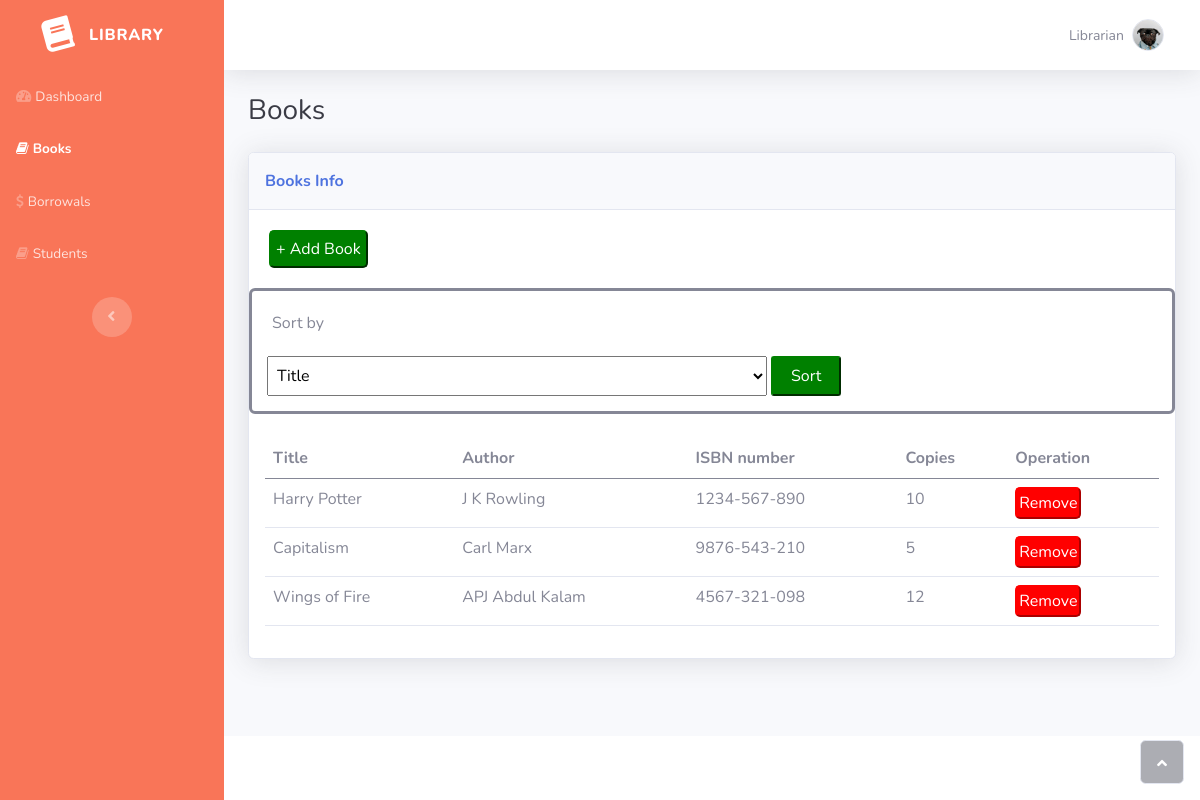
The page /books/ on the database its author committed.
### library/models.py (models this page shows, shortened)
class Book(models.Model):
    isbn_number = models.CharField(max_length=20, null=True)
    title = models.CharField(max_length=200, null=True)
    author = models.CharField(max_length=200, null=True)
    copies = models.IntegerField(null=True)

### library/views.py (the view)
# urls.py: path('books/', views.books, name='books'),
def books(request):
    books = list(Book.objects.all())
    if request.method == 'POST':
        key = request.POST.get('sort_by')
        qSort(books, key.lower())
    return render(request, 'library/books.html', {'books': books})

### library/templates/library/books.html (shortened to what this page needs)
{% extends 'library/template.html' %}
{% load static %}
{% block sidebar %}
                <ul class="navbar-nav text-light" id="accordionSidebar">
                    <li class="nav-item"><a class="nav-link" href="{% url 'home' %}"><i class="fas fa-tachometer-alt"></i><span>Dashboard</span></a></li>
                    <li class="nav-item"><a class="nav-link active" href="{% url 'books' %}"><i class="fa fa-book"></i><span>Books</span></a></li>
                    <li class="nav-item"><a class="nav-link" href="{% url 'borrows' %}"><i class="fa fa-dollar"></i><span>Borrowals</span></a></li>
                    <li class="nav-item"><a class="nav-link" href="{% url 'students' %}"><i class="fa fa-book"></i><span>Students</span></a></li>
                </ul>
{%endblock %}
{% block content %}
                <div class="container-fluid">
                    <h3 class="text-dark mb-4">Books</h3>
                    <div class="card shadow">
                        <div class="card-header py-3">
                            <p class="text-primary m-0 fw-bold">Books Info</p>
                        </div>
                        <a href="{% url 'add-book' %}"><button type="button" style="background-color: green; color: white; padding: 5px; border-color: green; border-radius: 5px; margin: 20px;">+ Add Book</button></a>
                        <div style="border-style: solid; padding: 15px; border-radius: 6px;">
                            <p style="padding: 5px;">Sort by</p>
                            <form method="post">
                                <select name="sort_by" style="width: 500px; height: 40px; padding: 5px;">
                                    <option>Title</option>
                                </select>
                                <button style="width: 70px; height: 40px;padding-left: 5px; padding-right: 5px; background-color: green; color: white; border-color: green; border-radius: 3px;">Sort</button>
                            </form>
                        </div>
                        <div class="card-body">
                            <div class="table-responsive table mt-2" id="dataTable" role="grid" aria-describedby="dataTable_info">
                                <table class="table my-0" id="dataTable">
                                    <thead>
                                        <tr>
                                            <th>Title</th>
                                            <th>Author</th>
                                            <th>ISBN number</th>
                                            <th>Copies</th>
                                            <th>Operation</th>
                                        </tr>
                                    </thead>
                                    <tbody>
                                        {% for book in books %}
                                            <tr style="padding: 5px;">
                                                <td>{{book.title}}</td>
                                                <td>{{book.author}}</td>
                                                <td>{{book.isbn_number}}</td>
                                                <td>{{book.copies}}</td>
                                                <td><a href="/delete-book/{{book.id}}/"><button type="button" style="background-color: red; color: white; padding: 2px; border-color: red; border-radius: 5px;">Remove</button></a>
                                            </tr>
                                        {% endfor %}
                                    </tbody>
                                </table>
                            </div>
                        </div>
                    </div>
                </div>
{% endblock %}

### rows shown on the page
Book: title "Harry Potter", author "J K Rowling", isbn_number "1234-567-890", copies "10"
Book: title "Capitalism", author "Carl Marx", isbn_number "9876-543-210", copies "5"
Book: title "Wings of Fire", author "APJ Abdul Kalam", isbn_number "4567-321-098", copies "12"
